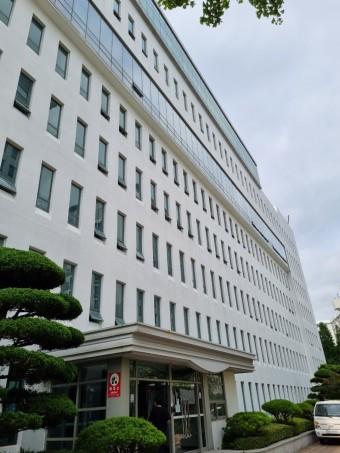
#> input picture dsu.jpg, 340 x 453 px
$ jupyter execute --allow-errors C143.ipynb
#> lines starting #> are read from the running program, lines starting #| are printed output that depends on the picture
### 1.4.3 Geometric Transformations of Images ###

[cell 1]
import cv2
import numpy as np
from matplotlib import pyplot as plt

[cell 2]
img = cv2.imread('logo.jpg')
#> (the rest of this cell did not finish here and is left out)

[cell 3]
img = cv2.imread('logo.jpg',0)
#> (the rest of this cell did not finish here and is left out)

[cell 4]
img = cv2.imread('logo.jpg',0)
#> (the rest of this cell did not finish here and is left out)

[cell 5]
img = cv2.imread('logo.jpg')
#> (the rest of this cell did not finish here and is left out)

[cell 6]
img = cv2.imread('logo.jpg')
#> (the rest of this cell did not finish here and is left out)

[cell 7]
img = cv2.imread('dsu.jpg')
#> img is the input picture: shape (453, 340, 3); mean B, G, R 145.5, 144.6, 137.4
rows,cols,ch = img.shape
#> rows = 453; cols = 340; ch = 3
pts1 = np.float32([[237,269],[570,235],[566,496],[235,462]])
pts2 = np.float32([[200,200],[500,200],[500,400],[200,400]])
M = cv2.getPerspectiveTransform(pts1,pts2)
dst = cv2.warpPerspective(img,M,(1024,768))
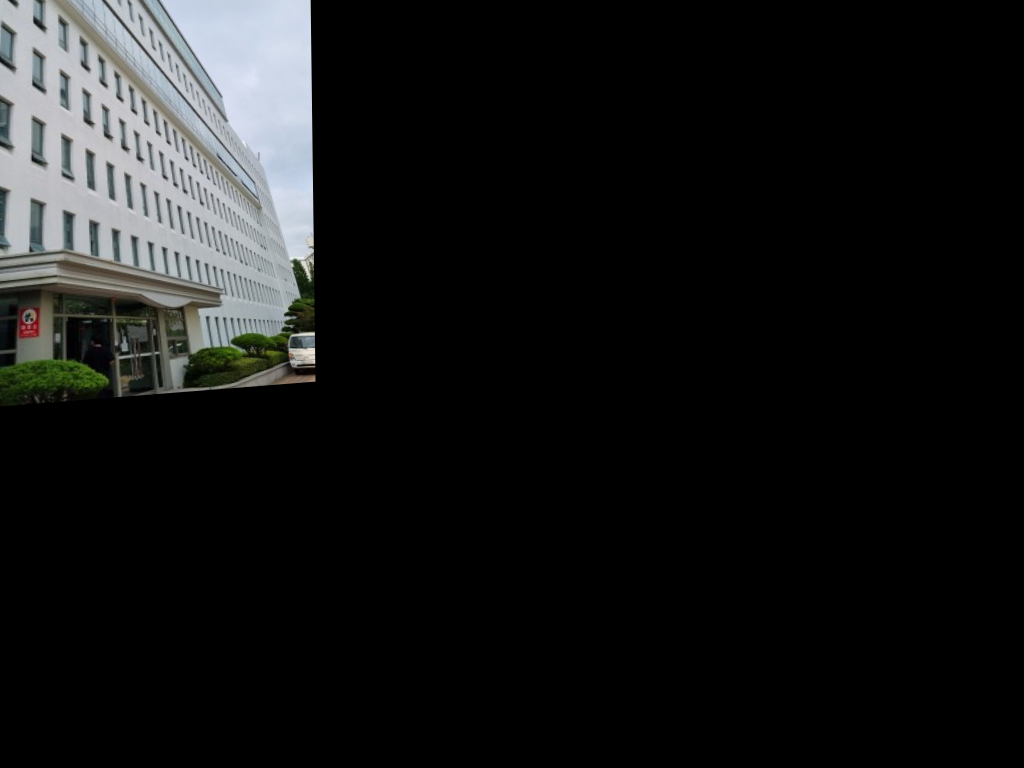
#> dst: shape (768, 1024, 3); mean B, G, R 23, 23, 22.1

[cell 8]
plt.rcParams["figure.figsize"] = (20,10)
plt.subplot(121),plt.imshow(img),plt.title('Input')
plt.subplot(122),plt.imshow(dst),plt.title('Output')
plt.show()
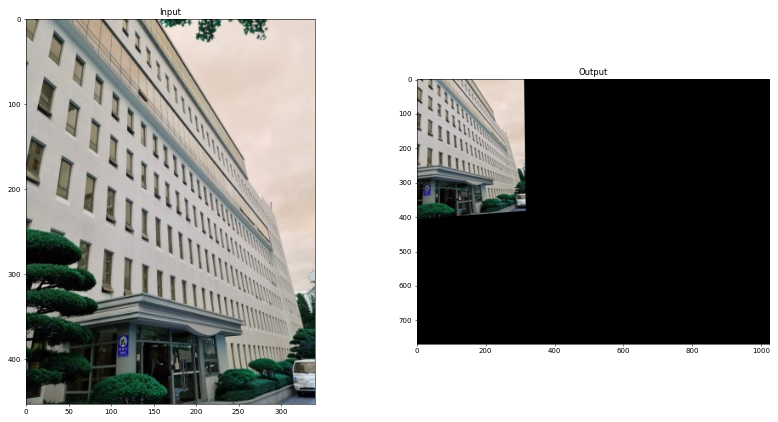
#> figure drawn by matplotlib, 2 panels; B, G, R data is drawn as R, G, B

$ run again, with image.jpg copied over dsu.jpg
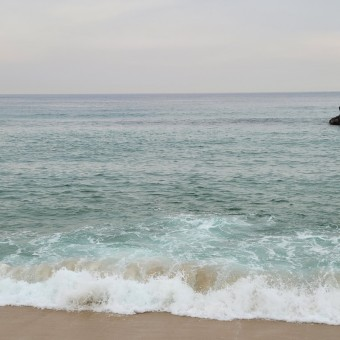
#> input picture image.jpg, 340 x 340 px
#> img is the input picture: shape (340, 340, 3); mean B, G, R 176.6, 178.2, 171.9
#> `dst = cv2.warpPerspective(img,M,(1024,768))`:
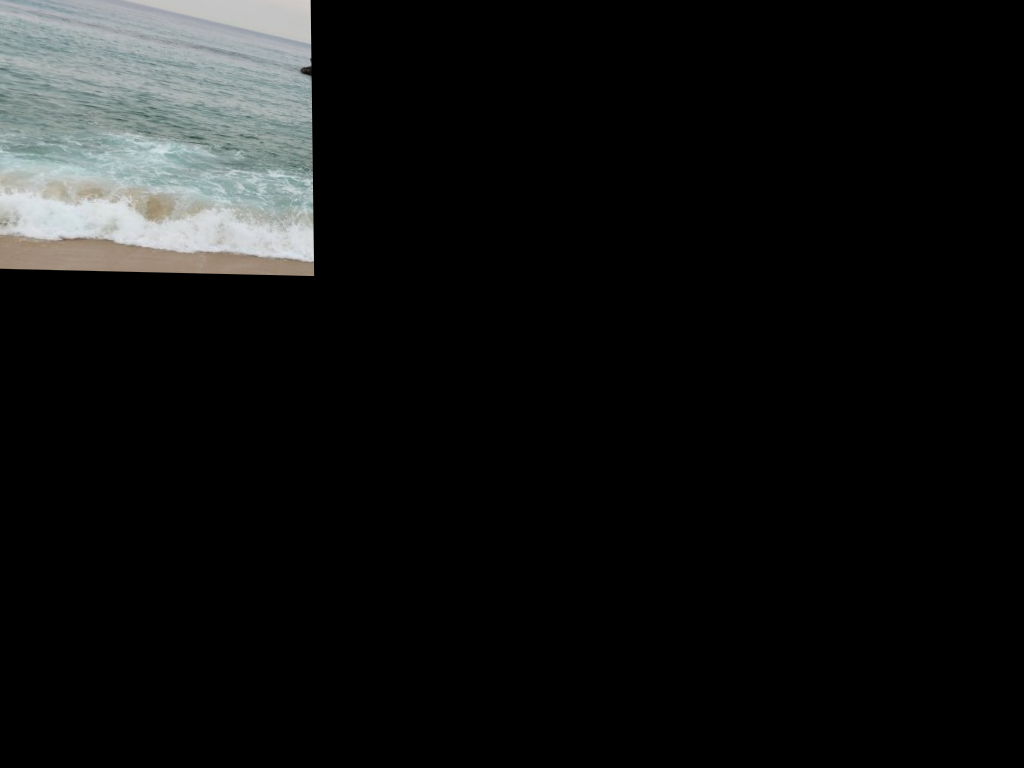
#> dst: shape (768, 1024, 3); mean B, G, R 18.4, 18.7, 17.8
#> `plt.show()`:
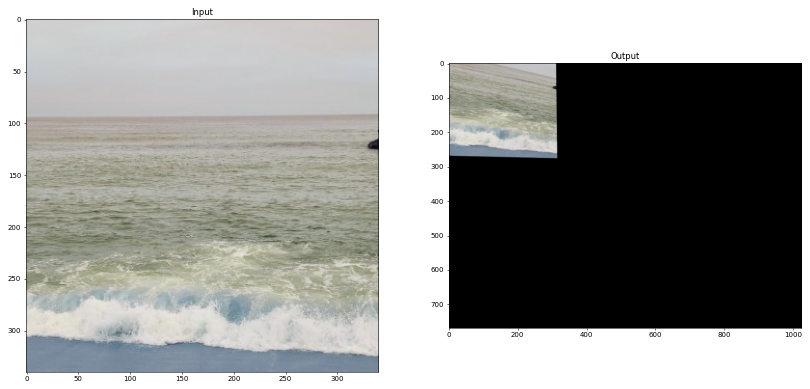
#> figure drawn by matplotlib, 2 panels; B, G, R data is drawn as R, G, B

$ run again, with wow.jpg copied over dsu.jpg
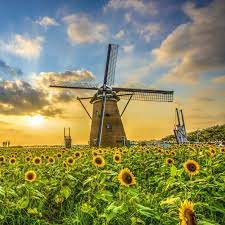
#> input picture wow.jpg, 225 x 225 px
#> img is the input picture: shape (225, 225, 3); mean B, G, R 95.6, 140, 140.6
#> `dst = cv2.warpPerspective(img,M,(1024,768))`:
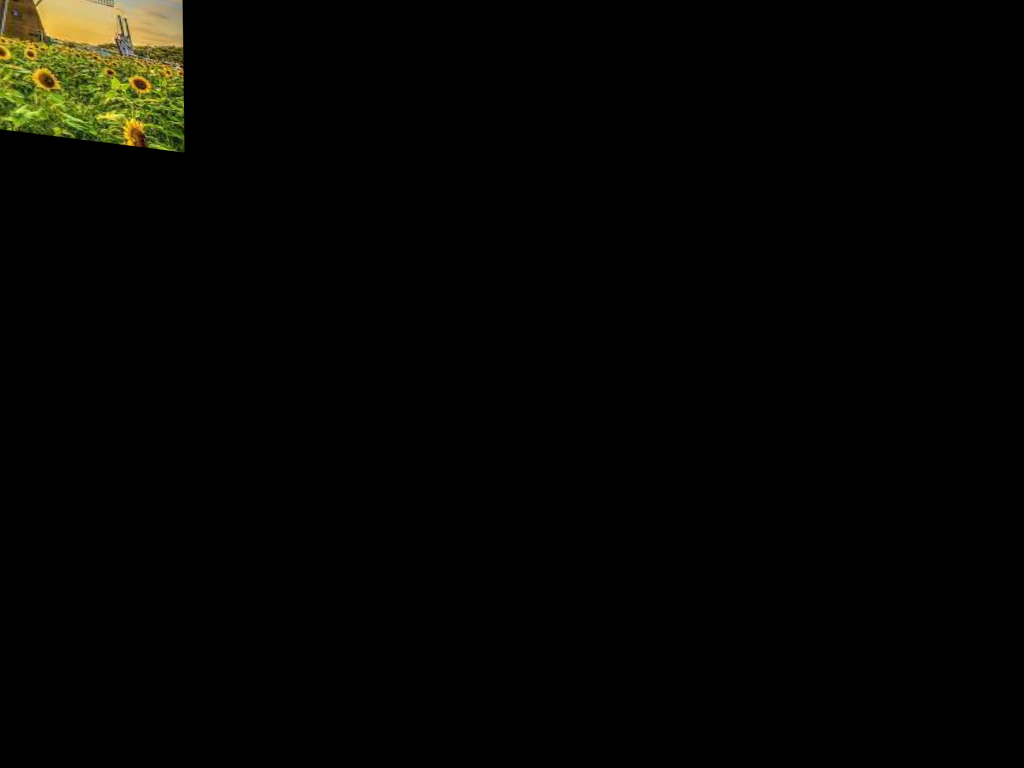
#> dst: shape (768, 1024, 3); mean B, G, R 1.7, 4.3, 4.4
#> `plt.show()`:
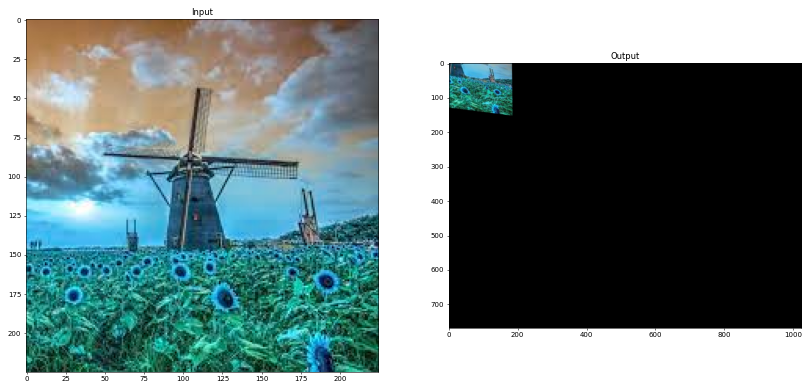
#> figure drawn by matplotlib, 2 panels; B, G, R data is drawn as R, G, B
